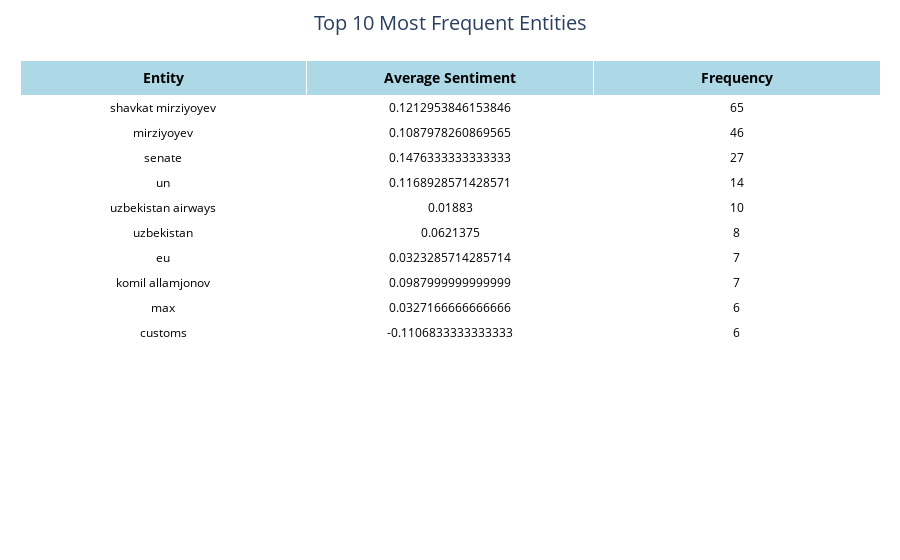

Write notebook code for a chart like this one.
### Code cell
import plotly.graph_objects as go

entity_sentiment_df = pd.read_csv("Entity_Sentiment_Frequency.csv")

# Sort entity_sentiment_df by 'Frequency' and get the top 10
top_10_entities = entity_sentiment_df.sort_values(by='Frequency', ascending=False).head(10)

# Create a table using Plotly
fig = go.Figure(data=[go.Table(
    header=dict(
        values=["<b>Entity</b>", "<b>Average Sentiment</b>", "<b>Frequency</b>"],
        fill_color="lightblue",
        align="center",
        font=dict(size=14, color="black"),
        height=30
    ),
    cells=dict(
        values=[
            top_10_entities['Entity'], 
            top_10_entities['Average Sentiment'], 
            top_10_entities['Frequency']
        ],
        fill_color="white",
        align="center",
        font=dict(size=12, color="black"),
        height=25
    )
)])

# Customize layout
fig.update_layout(
    title_text="Top 10 Most Frequent Entities",
    title_x=0.5,  # Center title
    title_font_size=20,
    margin=dict(l=20, r=20, t=60, b=20)  # Adjust margins
)

# Display the table
fig.show()

# Save as an HTML file
fig.write_html("top_10_entities_table.html")

### Figure 1 — Plotly figure (JSON) as saved in the notebook; plotly's stock layout.template omitted (floating-point values rounded to 4 significant figures)
{"data": [{"cells": {"align": "center", "fill": {"color": "white"}, "font": {"color": "black", "size": 12}, "height": 25, "values": [["shavkat mirziyoyev", "mirziyoyev", "senate", "un", "uzbekistan airways", "uzbekistan", "eu", "komil allamjonov", "max", "customs"], [0.1213, 0.1088, 0.1476, 0.1169, 0.01883, 0.06214, 0.03233, 0.0988, 0.03272, -0.1107], [65, 46, 27, 14, 10, 8, 7, 7, 6, 6]]}, "header": {"align": "center", "fill": {"color": "lightblue"}, "font": {"color": "black", "size": 14}, "height": 30, "values": ["<b>Entity</b>", "<b>Average Sentiment</b>", "<b>Frequency</b>"]}, "type": "table"}], "layout": {"margin": {"b": 20, "l": 20, "r": 20, "t": 60}, "title": {"font": {"size": 20}, "text": "Top 10 Most Frequent Entities", "x": 0.5}}}
